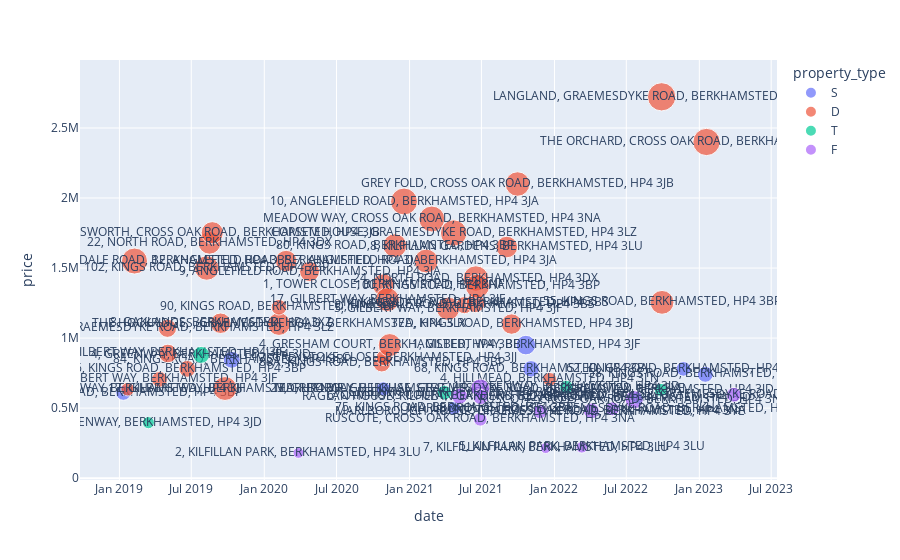

Source (notebook cell):
### Code cell
px.scatter(df[pd.to_datetime(df.date) > '2019-01-01'], x='date', y='price', color='property_type', size='size', text='address')

### Figure 1 — Plotly figure (JSON) as saved in the notebook; plotly's stock layout.template omitted (floating-point values rounded to 4 significant figures)
{"data": [{"hovertemplate": "property_type=S<br>date=%{x}<br>price=%{y}<br>size=%{marker.size}<br>address=%{text}<extra></extra>", "legendgroup": "S", "marker": {"color": "#636efa", "size": [103, 128, 89, 84, 170, 122, 95, 112], "sizemode": "area", "sizeref": 0.885, "symbol": "circle"}, "mode": "markers+text", "name": "S", "orientation": "v", "showlegend": true, "text": ["71, KINGS ROAD, BERKHAMSTED, HP4 3BP", "84, KINGS ROAD, BERKHAMSTED, HP4 3BP", "23, GREENWAY, BERKHAMSTED, HP4 3JD", "75, KINGS ROAD, BERKHAMSTED, HP4 3BP", "1, GILBERT WAY, BERKHAMSTED, HP4 3JF", "68, KINGS ROAD, BERKHAMSTED, HP4 3BJ", "62, KINGS ROAD, BERKHAMSTED, HP4 3BJ", "58, KINGS ROAD, BERKHAMSTED, HP4 3BJ"], "type": "scatter", "x": ["2019-01-11", "2019-10-11", "2020-10-27", "2021-04-23", "2021-10-21", "2021-11-03", "2022-11-22", "2023-01-16"], "xaxis": "x", "y": [610000, 845000, 637500, 500000, 950000, 780000, 780000, 741000], "yaxis": "y"}, {"hovertemplate": "property_type=D<br>date=%{x}<br>price=%{y}<br>size=%{marker.size}<br>address=%{text}<extra></extra>", "legendgroup": "D", "marker": {"color": "#EF553B", "size": [82, 300, 110, 146.3, 153, 124, 264, 229, 218, 186, 253, 228, 107, 204, 177, 134, 214, 114, 253, 235, 249, 321, 252, 298, 237, 309, 130, 161, 288, 256, 206, 185, 265, 85, 354, 251, 329], "sizemode": "area", "sizeref": 0.885, "symbol": "circle"}, "mode": "markers+text", "name": "D", "orientation": "v", "showlegend": true, "text": ["23, GILBERT WAY, BERKHAMSTED, HP4 3JF", "CLOISTERS, KINGSDALE ROAD, BERKHAMSTED, HP4 3BS", "13, GILBERT WAY, BERKHAMSTED, HP4 3JF", "AMBERLEY, GRAEMESDYKE ROAD, BERKHAMSTED, HP4 3LZ", "18, GILBERT WAY, BERKHAMSTED, HP4 3JF", "76, KINGS ROAD, BERKHAMSTED, HP4 3BP", "102, KINGS ROAD, BERKHAMSTED, HP4 3BP", "22, NORTH ROAD, BERKHAMSTED, HP4 3DX", "HANDSWORTH, CROSS OAK ROAD, BERKHAMSTED, HP4 3JB", "8, OAKLANDS, BERKHAMSTED, HP4 3XZ", "17, GILBERT WAY, BERKHAMSTED, HP4 3JF", "THE HOCKRIDGES, GRAEMESDYKE ROAD, BERKHAMSTED, HP4 3LX", "90, KINGS ROAD, BERKHAMSTED, HP4 3BP", "12, ANGLEFIELD ROAD, BERKHAMSTED, HP4 3JA", "9, ANGLEFIELD ROAD, BERKHAMSTED, HP4 3JA", "88A, KINGS ROAD, BERKHAMSTED, HP4 3BP", "1, TOWER CLOSE, BERKHAMSTED, HP4 3NF", "12, GREYSTOKE CLOSE, BERKHAMSTED, HP4 3JJ", "17, GILBERT WAY, BERKHAMSTED, HP4 3JF", "4, GRESHAM COURT, BERKHAMSTED, HP4 3BB", "80, KINGS ROAD, BERKHAMSTED, HP4 3BP", "10, ANGLEFIELD ROAD, BERKHAMSTED, HP4 3JA", "7, ANGLEFIELD ROAD, BERKHAMSTED, HP4 3JA", "MEADOW WAY, CROSS OAK ROAD, BERKHAMSTED, HP4 3NA", "5, GILBERT WAY, BERKHAMSTED, HP4 3JF", "COPSEM HOUSE, GRAEMESDYKE ROAD, BERKHAMSTED, HP4 3LZ", "9, KINGSDALE ROAD, BERKHAMSTED, HP4 3BS", "14, KINGSDALE ROAD, BERKHAMSTED, HP4 3BS", "24, NORTH ROAD, BERKHAMSTED, HP4 3DX", "100, KINGS ROAD, BERKHAMSTED, HP4 3BP", "8, KILFILLAN GARDENS, BERKHAMSTED, HP4 3LU", "37A, KINGS ROAD, BERKHAMSTED, HP4 3BJ", "GREY FOLD, CROSS OAK ROAD, BERKHAMSTED, HP4 3JB", "4, HILLMEAD, BERKHAMSTED, HP4 3LN", "LANGLAND, GRAEMESDYKE ROAD, BERKHAMSTED, HP4 3LX", "55, KINGS ROAD, BERKHAMSTED, HP4 3BP", "THE ORCHARD, CROSS OAK ROAD, BERKHAMSTED, HP4 3JB"], "type": "scatter", "x": ["2019-01-22", "2019-02-08", "2019-04-12", "2019-05-02", "2019-05-03", "2019-06-21", "2019-08-09", "2019-08-16", "2019-08-23", "2019-09-13", "2019-09-24", "2020-02-07", "2020-02-07", "2020-02-25", "2020-04-24", "2020-10-23", "2020-10-27", "2020-10-29", "2020-11-06", "2020-11-12", "2020-11-25", "2020-12-18", "2021-02-12", "2021-02-26", "2021-04-08", "2021-04-22", "2021-05-19", "2021-06-16", "2021-06-17", "2021-06-21", "2021-09-03", "2021-09-15", "2021-09-30", "2021-12-20", "2022-09-28", "2022-09-29", "2023-01-19"], "xaxis": "x", "y": [635000, 1550000, 705000, 1070000, 890000, 780000, 1500000, 1680000, 1752001, 1106000, 640000, 1100000, 1220000, 1550000, 1475000, 820150, 1380000, 860000, 1275000, 950000, 1660000, 1975000, 1550000, 1850000, 1210000, 1750000, 1235000, 1250000, 1425000, 1370000, 1650000, 1100000, 2100000, 705000, 2722500, 1255000, 2400000], "yaxis": "y"}, {"hovertemplate": "property_type=T<br>date=%{x}<br>price=%{y}<br>size=%{marker.size}<br>address=%{text}<extra></extra>", "legendgroup": "T", "marker": {"color": "#00cc96", "size": [65, 127, 92, 81, 66, 76], "sizemode": "area", "sizeref": 0.885, "symbol": "circle"}, "mode": "markers+text", "name": "T", "orientation": "v", "showlegend": true, "text": ["22, GREENWAY, BERKHAMSTED, HP4 3JD", "4, GREENWAY, BERKHAMSTED, HP4 3JD", "7, GREENWAY, BERKHAMSTED, HP4 3JD", "14, GREENWAY, BERKHAMSTED, HP4 3JD", "22, GREENWAY, BERKHAMSTED, HP4 3JD", "16, GREENWAY, BERKHAMSTED, HP4 3JD"], "type": "scatter", "x": ["2019-03-15", "2019-07-26", "2021-03-30", "2022-01-31", "2022-07-29", "2022-09-26"], "xaxis": "x", "y": [396000, 880000, 610000, 650000, 572000, 630000], "yaxis": "y"}, {"hovertemplate": "property_type=F<br>date=%{x}<br>price=%{y}<br>size=%{marker.size}<br>address=%{text}<extra></extra>", "legendgroup": "F", "marker": {"color": "#ab63fa", "size": [52, 113, 82, 162, 104, 89, 53, 59, 111, 87, 148, 97], "sizemode": "area", "sizeref": 0.885, "symbol": "circle"}, "mode": "markers+text", "name": "F", "orientation": "v", "showlegend": true, "text": ["2, KILFILLAN PARK, BERKHAMSTED, HP4 3LU", "6, CAMPIONS COURT, BERKHAMSTED, HP4 3PD", "RUSCOTE, CROSS OAK ROAD, BERKHAMSTED, HP4 3NA", "MARLBOROUGH HOUSE, GRAEMESDYKE ROAD, BERKHAMSTED, HP4 3YE", "RAGLAN HOUSE, KILFILLAN GARDENS, BERKHAMSTED, HP4 3LU", "MARLBOROUGH HOUSE, GRAEMESDYKE ROAD, BERKHAMSTED, HP4 3YE", "7, KILFILLAN PARK, BERKHAMSTED, HP4 3LU", "5, KILFILLAN PARK, BERKHAMSTED, HP4 3LU", "RUSCOTE, CROSS OAK ROAD, BERKHAMSTED, HP4 3NA", "MARLBOROUGH HOUSE, GRAEMESDYKE ROAD, BERKHAMSTED, HP4 3YE", "RUSCOTE, CROSS OAK ROAD, BERKHAMSTED, HP4 3NA", "CHARTWELL HOUSE, GRAEMESDYKE ROAD, BERKHAMSTED, HP4 3YF"], "type": "scatter", "x": ["2020-03-27", "2021-05-07", "2021-06-28", "2021-06-28", "2021-06-29", "2021-11-26", "2021-12-10", "2022-03-11", "2022-04-04", "2022-05-27", "2022-07-21", "2023-03-29"], "xaxis": "x", "y": [180000, 585000, 420000, 640000, 580000, 475000, 215000, 220000, 480000, 495000, 560000, 595000], "yaxis": "y"}], "layout": {"legend": {"itemsizing": "constant", "title": {"text": "property_type"}, "tracegroupgap": 0}, "margin": {"t": 60}, "xaxis": {"anchor": "y", "domain": [0, 1], "title": {"text": "date"}}, "yaxis": {"anchor": "x", "domain": [0, 1], "title": {"text": "price"}}}}
